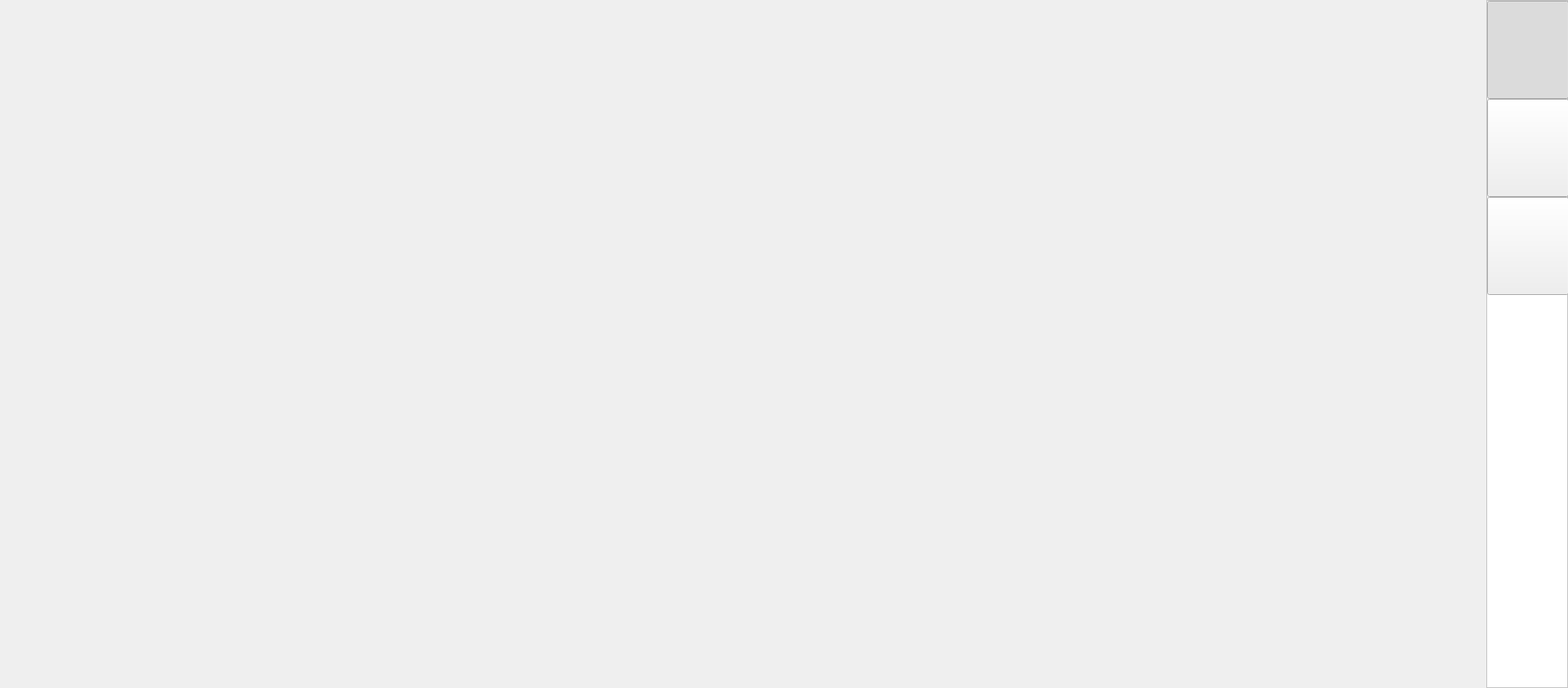
<?xml version="1.0" encoding="UTF-8"?>
<ui version="4.0">
 <class>SetupForm</class>
 <widget class="QWidget" name="SetupForm">
  <property name="geometry">
   <rect>
    <x>0</x>
    <y>0</y>
    <width>1920</width>
    <height>842</height>
   </rect>
  </property>
  <property name="windowTitle">
   <string>Form</string>
  </property>
  <layout class="QHBoxLayout" name="horizontalLayout">
   <property name="spacing">
    <number>0</number>
   </property>
   <property name="leftMargin">
    <number>0</number>
   </property>
   <property name="topMargin">
    <number>0</number>
   </property>
   <property name="rightMargin">
    <number>0</number>
   </property>
   <property name="bottomMargin">
    <number>0</number>
   </property>
   <item>
    <widget class="QStackedWidget" name="stw_View"/>
   </item>
   <item>
    <widget class="QFrame" name="frame_SubNavi">
     <property name="minimumSize">
      <size>
       <width>100</width>
       <height>0</height>
      </size>
     </property>
     <property name="maximumSize">
      <size>
       <width>100</width>
       <height>16777215</height>
      </size>
     </property>
     <property name="styleSheet">
      <string notr="true">QFrame{
	background-color:#FFFFFF;
}</string>
     </property>
     <property name="frameShape">
      <enum>QFrame::StyledPanel</enum>
     </property>
     <property name="frameShadow">
      <enum>QFrame::Raised</enum>
     </property>
     <layout class="QVBoxLayout" name="verticalLayout_13">
      <property name="spacing">
       <number>0</number>
      </property>
      <property name="leftMargin">
       <number>0</number>
      </property>
      <property name="topMargin">
       <number>0</number>
      </property>
      <property name="rightMargin">
       <number>0</number>
      </property>
      <property name="bottomMargin">
       <number>0</number>
      </property>
      <item>
       <widget class="NaviButton" name="btn_Constant">
        <property name="minimumSize">
         <size>
          <width>100</width>
          <height>120</height>
         </size>
        </property>
        <property name="maximumSize">
         <size>
          <width>100</width>
          <height>120</height>
         </size>
        </property>
        <property name="styleSheet">
         <string notr="true"/>
        </property>
        <property name="text">
         <string/>
        </property>
        <property name="checkable">
         <bool>true</bool>
        </property>
        <property name="checked">
         <bool>true</bool>
        </property>
        <attribute name="buttonGroup">
         <string notr="true">buttonGroup</string>
        </attribute>
       </widget>
      </item>
      <item>
       <widget class="NaviButton" name="btn_AuthorityManage">
        <property name="minimumSize">
         <size>
          <width>100</width>
          <height>120</height>
         </size>
        </property>
        <property name="maximumSize">
         <size>
          <width>100</width>
          <height>120</height>
         </size>
        </property>
        <property name="styleSheet">
         <string notr="true"/>
        </property>
        <property name="text">
         <string/>
        </property>
        <property name="checkable">
         <bool>true</bool>
        </property>
        <property name="checked">
         <bool>false</bool>
        </property>
        <attribute name="buttonGroup">
         <string notr="true">buttonGroup</string>
        </attribute>
       </widget>
      </item>
      <item>
       <widget class="NaviButton" name="btn_AppConfig">
        <property name="minimumSize">
         <size>
          <width>100</width>
          <height>120</height>
         </size>
        </property>
        <property name="maximumSize">
         <size>
          <width>100</width>
          <height>120</height>
         </size>
        </property>
        <property name="styleSheet">
         <string notr="true"/>
        </property>
        <property name="text">
         <string/>
        </property>
        <property name="checkable">
         <bool>true</bool>
        </property>
        <property name="checked">
         <bool>false</bool>
        </property>
        <attribute name="buttonGroup">
         <string notr="true">buttonGroup</string>
        </attribute>
       </widget>
      </item>
      <item>
       <spacer name="verticalSpacer_11">
        <property name="orientation">
         <enum>Qt::Vertical</enum>
        </property>
        <property name="sizeHint" stdset="0">
         <size>
          <width>20</width>
          <height>581</height>
         </size>
        </property>
       </spacer>
      </item>
     </layout>
    </widget>
   </item>
  </layout>
 </widget>
 <customwidgets>
  <customwidget>
   <class>NaviButton</class>
   <extends>QPushButton</extends>
   <header>AuthorityComponent/navibutton.h</header>
  </customwidget>
 </customwidgets>
 <resources/>
 <connections/>
 <buttongroups>
  <buttongroup name="buttonGroup"/>
 </buttongroups>
</ui>
